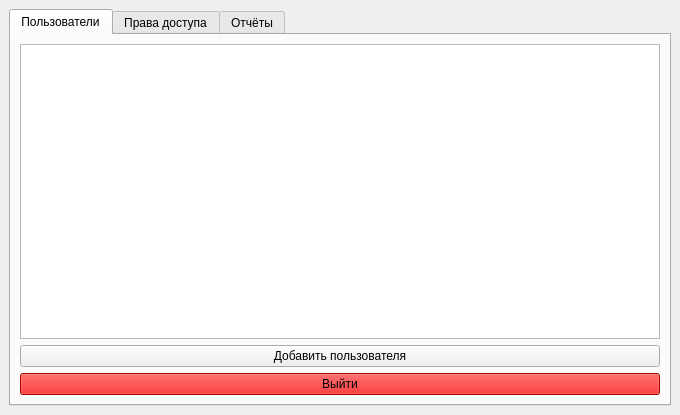
<?xml version="1.0" encoding="UTF-8"?>
<ui version="4.0">
 <class>AdminWindow</class>
 <widget class="QMainWindow" name="AdminWindow">
  <property name="geometry">
   <rect>
    <x>0</x>
    <y>0</y>
    <width>680</width>
    <height>415</height>
   </rect>
  </property>
  <property name="windowTitle">
   <string>Панель администратора</string>
  </property>
  <widget class="QWidget" name="centralwidget">
   <layout class="QVBoxLayout" name="verticalLayout">
    <item>
     <widget class="QTabWidget" name="tabWidget">
      <property name="currentIndex">
       <number>0</number>
      </property>
      <widget class="QWidget" name="userTab">
       <attribute name="title">
        <string>Пользователи</string>
       </attribute>
       <layout class="QVBoxLayout" name="userLayout">
        <item>
         <widget class="QTableWidget" name="usersTable"/>
        </item>
        <item>
         <widget class="QPushButton" name="addUserBtn">
          <property name="text">
           <string>Добавить пользователя</string>
          </property>
         </widget>
        </item>
        <item>
         <widget class="QPushButton" name="exit_btn">
          <property name="styleSheet">
           <string notr="true">background-color: rgb(223, 0, 0);
</string>
          </property>
          <property name="text">
           <string>Выйти</string>
          </property>
         </widget>
        </item>
       </layout>
      </widget>
      <widget class="QWidget" name="accessTab">
       <attribute name="title">
        <string>Права доступа</string>
       </attribute>
       <layout class="QVBoxLayout" name="accessLayout">
        <item>
         <widget class="QTableWidget" name="accessTable"/>
        </item>
       </layout>
      </widget>
      <widget class="QWidget" name="reportTab">
       <attribute name="title">
        <string>Отчёты</string>
       </attribute>
       <layout class="QVBoxLayout" name="reportLayout">
        <item>
         <widget class="QTableWidget" name="reportTable"/>
        </item>
       </layout>
      </widget>
     </widget>
    </item>
   </layout>
  </widget>
 </widget>
 <resources/>
 <connections/>
</ui>
